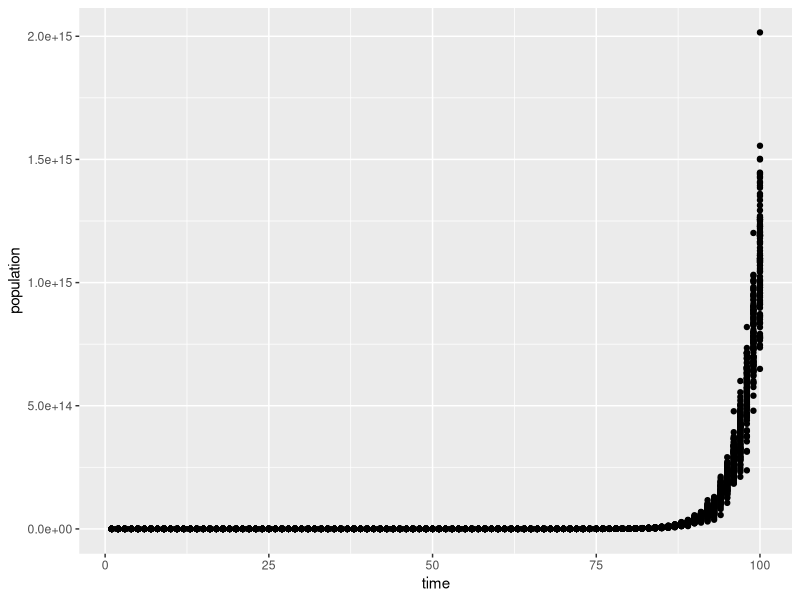
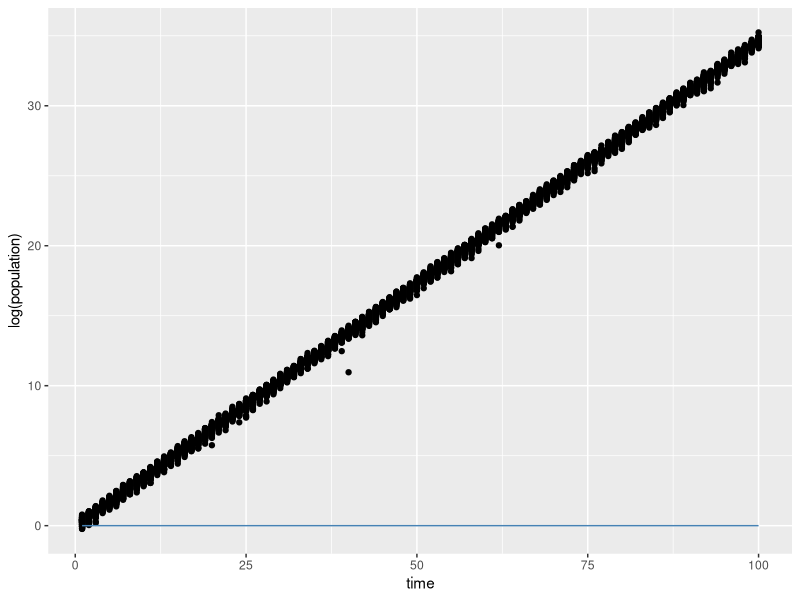

Here is the R script that generated these plots, in order:
## ---- chunk 1
## Import libraries

library(ggplot2)
## ---- chunk 2
###############################
##exponential growth function##
###############################

exp_growth <- function(t,a=1,b=2,ter=1){
  # This function returns the exponential after time t
  # parameters: 
  # t = time how long the function was growing (unit), no default
  # a = constant, start value of the the function (units observation at t0), default: 1
  # b = basis, growth factor of the function, default: 2 (doubling)
  # ter = time constant, time required to reach the growth factor, default: 1
  
  # Example: if this is modeling a rabbit population and 
  # we observe this population over 30 days, 
  # the initial population was 20 animals, 
  # we know that every 2 months, the population is 1.5 times the time it was before, 
  # we would give it the values:
  # t = 30 (days)
  # a = 20 (individuals)
  # b = 1.5 (factor)
  # ter = 60 (days)
  
  grown_population <- a*b^(t/ter)
  
  return(grown_population)
}


# test:

exp_growth(10)

## ---- chunk 3
# Define parameters: how long do we observe, what growth rate to we assume etc.

make_exp_data <- function(n,t,params = c(), noise = 0.2){
  # this function returns a data set with values from time 1 to time t
  # we assume that n observations are made at each t 
  # params should be a named list with names "a","b" and "ter" to feed the model
  # default for params is empty, i.e. default values for the exponential function are used
  # noise adds a random component to each data point, the size of the noise depends of the value of the data point (the larger the number, the larger the noise)
  
  # This function returns a table with n*t entries and two columns - time and population  size 
  
  # generate an empty table
  population_table <- matrix(0,nrow = n*t, ncol = 2)
  colnames(population_table) <- c("time","population")
  
  # repreat observed time points
  population_table[,1] <- rep((1:t),n)
  # fill in exponential growth
  population_table[,2] <- mapply(exp_growth,population_table[,1],MoreArgs=as.list(params))
  # assign errors
  error_terms          <- mapply(rnorm,1,0,(noise* population_table[,2]))
  # final values 
  population_table[,2] <- population_table[,2]+error_terms
  
  # create and return data frame
  population_table <- as.data.frame(population_table)
  
  return(population_table)
}


# define parameters
params <- c(b=2,ter=2)
# define number of observations
n      <- 100
# define number of observed time points
t      <- 100

population_table <- make_exp_data(n,t,params)

# plot data
data_plot <- ggplot(data=population_table,aes(time,population))+
  geom_point()

data_plot

## ---- chunk 4
LL_exp <- function(data,time,b,ter){
  # return sum of log likelihood density for an exponential distribution
  # data: vector of population size
  # 
  # I don't know what to enter at the second position of the function dexp .... ?dexp says it should be a "vector of rates" .... I'll just keep it as it is, but I will need help here
  
  return (sum(log(dexp(data,b/ter,log=FALSE))))
}

ml_exponential <- function(data,time,t,startparams = NA){
  
  # this functions writes a table for likelihood estimates
  # startparams should be given in a list of sequences
  
  if(is.na(startparams)){
    # define sequences of start parameters when they are not given by the user
    b  <- 1:100
    ter<- 1:100
  } else {
    b <- startparams["b"]
    ter <- startparams["ter"]
  }
  
  #create a large matrix
  optim_matrix <- matrix(nrow = length(b)*length(ter),ncol = 3)
  
  # write all parameters
  optim_matrix[,1] <- mapply(rep,b, length(ter))
  optim_matrix[,2] <- ter
  
  # estimate likelihood
  optim_matrix[,3] <- mapply(LL_exp,data,time,optim_matrix[,1],optim_matrix[,2])
  
  
  # return best fit
  best_fit <- which(optim_matrix[,3]==max(optim_matrix[,3]))
  
  if (length(best_fit)>1){
    print("WARNING, more than one parameter pair maximised likelihood. Returning only one")
    best_fit <- best_fit[1]
  }
  
  colnames(optim_matrix) <- c("b","ter","ll")
  optim_matrix <- as.data.frame(optim_matrix)
  
  return(optim_matrix)
}

fit_table <- ml_exponential(population_table$population,population_table$time,t)

fitted_params <- c(b=fit_table$b[which(fit_table$ll==max(fit_table$ll))], ter =fit_table$ter[which(fit_table$ll==max(fit_table$ll))])

print(params)
print(fitted_params)

## ---- chunk 5
# plot data and estimation

preds <- matrix(1:100,nrow = 100, ncol=2)
preds[,2]<- mapply(exp_growth,preds[,2],MoreArgs=as.list(c(fitted_params["b"],fitted_params["ter"])))
colnames(preds)<- c("time","population")

preds <- as.data.frame(preds)


plot <- ggplot(data=population_table, aes(time,log(population)))+
  geom_point()+
  geom_line(data=preds,color = "steelblue")

plot
